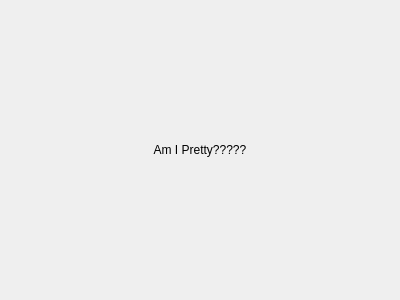
<?xml version="1.0" encoding="UTF-8"?>
<ui version="4.0">
 <class>Form</class>
 <widget class="QWidget" name="Form">
  <property name="geometry">
   <rect>
    <x>0</x>
    <y>0</y>
    <width>400</width>
    <height>300</height>
   </rect>
  </property>
  <property name="windowTitle">
   <string>Form</string>
  </property>
  <layout class="QGridLayout" name="gridLayout">
   <item row="0" column="0">
    <widget class="QLabel" name="label">
     <property name="text">
      <string>Am I Pretty?????</string>
     </property>
     <property name="alignment">
      <set>Qt::AlignCenter</set>
     </property>
    </widget>
   </item>
  </layout>
 </widget>
 <resources/>
 <connections/>
</ui>
